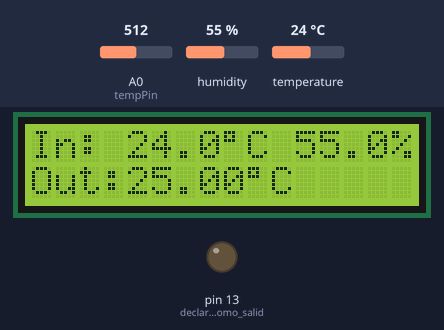
The sketch below on a simulated Arduino Uno, built with avr-gcc and run on an emulated ATmega328P. On the bench: 16×2 character LCD, output pins drawn as LEDs (lit = HIGH). The inputs (shaded band) are chosen by the test bench; at power-on: A0 (tempPin) = 512, humidity 55 %, temperature 24 °C.

Above: at 3.6 s.
3.7 s: A0 (tempPin) set to 357
At 6.6 s:
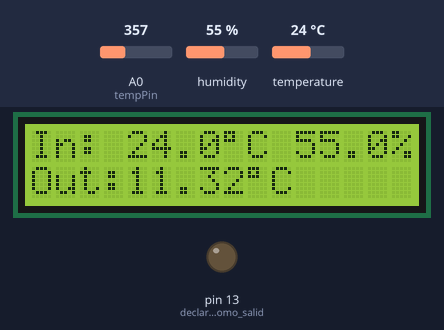
6.7 s: A0 (tempPin) set to 327
At 9.6 s:
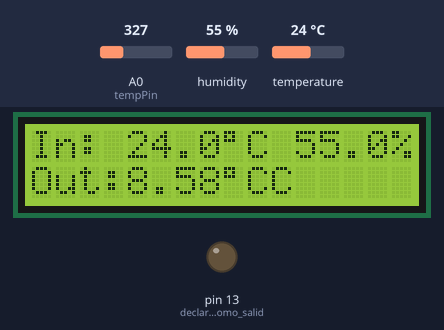
9.7 s: humidity set to 22 %
At 12.6 s:
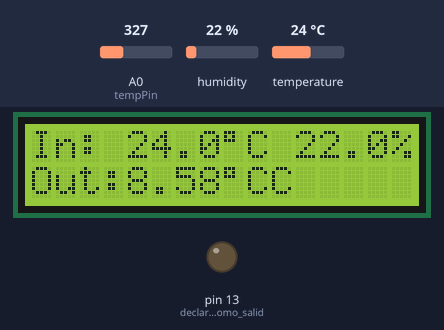
12.7 s: temperature set to 12 °C
At 15.5 s:
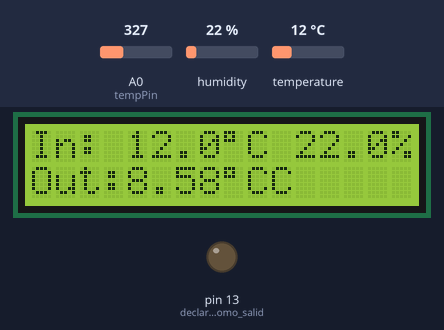
15.7 s: humidity set to 40 %
At 18.6 s:
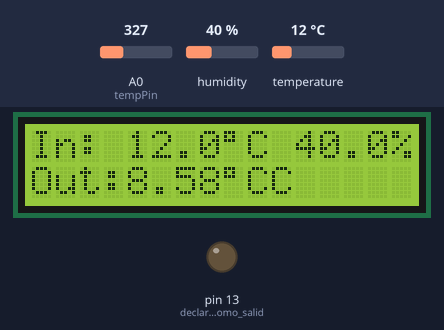
18.7 s: A0 (tempPin) set to 306
At 22.4 s:
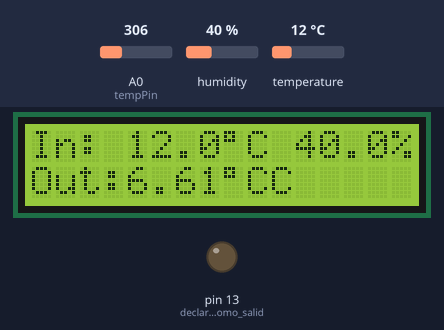
Timing chart, 0 to 22.7 s (numbered marks = the images above; inputs shaded):
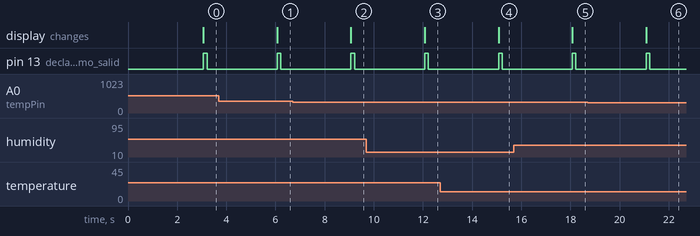

The sketch:

DHT11TermistorLCD.ino
```cpp
/* Circuito de valores de  temperatura y Humedad DHT-11 y segunda medida temperatura por termistor en display LCD 16,2, refresco pantalla cada seg, blink.

 * El esquema electrico es el usado por ELEGOO tanto de termistor, DHT-11 y Display 16,2

 * Rev. 2.0  20.NOV.2021  by  Walter L.Campoamor Stursberg.

 *
 */

#include <LiquidCrystal.h>                                      // incluimos la libreria LCD
#include <dht_nonblocking.h>                                    // incluimos la libreria sensor de humedad y temperatura DHT-11 distribuido por Elegoo
#define DHT_SENSOR_TYPE DHT_TYPE_11                             // define el sensor DHT-11
static const int DHT_SENSOR_PIN = 2;                            // declara el PIN 2 Digital como entero constante estatica de entrada DHT-11, tambien podiamos declararlo como #define.
int tempPin = 0;                                                //  PIN A0 analogico para lectura de datos del termistor distribuido por Elegoo

//                BS  E  D4 D5  D6 D7
LiquidCrystal lcd(7, 8, 9, 10, 11, 12);                   // Declaración de los pines de la pantalla LCD 16-2 para la bliblioteca.
DHT_nonblocking dht_sensor( DHT_SENSOR_PIN, DHT_SENSOR_TYPE );

void setup()
{
  pinMode(LED_BUILTIN, OUTPUT);                                  // declaro Pin 13 como salida
  lcd.begin(16, 2);                                              // declaro filas y columnas del display utilizado
}

/*
 * Poll for a measurement, keeping the state machine alive.  Returns
 * true if a measurement is available.
 */
static bool measure_environment( float *temperature, float *humidity )
  {
  static unsigned long measurement_timestamp = millis( );

  /* Measure once every four seconds. */
  if( millis( ) - measurement_timestamp > 3000ul )
  {
    if( dht_sensor.measure( temperature, humidity ) == true )
    {
      measurement_timestamp = millis( );
      return( true );
    }
  }

  return( false );

}


void loop()
{

   float temperature;
   float humidity;


int tempReading = analogRead(tempPin);
  // This is OK
  double tempK = log(10000.0 * ((1024.0 / tempReading - 1)));
  tempK = 1 / (0.001129148 + (0.000234125 + (0.0000000876741 * tempK * tempK )) * tempK );       //  Temp Kelvin
  float tempC = tempK - 273.15;            // Convert Kelvin to Celcius
  float tempF = (tempC * 9.0)/ 5.0 + 32.0; // Convert Celcius to Fahrenheit


  /* Measure temperature and humidity.  If the functions returns
     true, then a measurement is available. */

  if( measure_environment( &temperature, &humidity ) == true )
  {

  /* Seccion DHT-11 */

    lcd.setCursor(0, 0);
    lcd.print("In:");
    lcd.setCursor(4, 0);
    lcd.print(temperature, 1 );
    lcd.print((char)223);
    lcd.print("C");
    lcd.setCursor(11, 0);
    lcd.print( humidity, 1 );
    lcd.println( "%" );

   /* Sección termistor */

    lcd.setCursor(0, 1);
    lcd.print("Out:");
    lcd.setCursor(4, 1);
    lcd.print(tempC);
    lcd.print((char)223);
    lcd.print("C");

    digitalWrite(LED_BUILTIN, HIGH);   // turn the LED on (HIGH is the voltage level)
    delay(150);
    digitalWrite(LED_BUILTIN, LOW);    // turn the LED off by making the voltage LOW
    delay(150);
  }

}
```

Measured:
- the behaviour switches between 343 and 342 on A0 (tempPin) (found by bisection; images 1 and 2)
- after the input at 3.7 s, the display: changes after 2.4 s (image 1)
- after the input at 6.7 s, the display: changes after 2.4 s (image 2)
- after the input at 9.7 s, the display: changes after 2.4 s (image 3)
- after the input at 12.7 s, the display: changes after 2.4 s (image 4)
- after the input at 15.7 s, the display: changes after 2.4 s (image 5)
- after the input at 18.7 s, the display: changes after 2.4 s (image 6)
